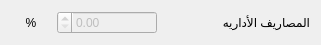
   <widget class="QWidget" name="horizontalLayoutWidget_2">
    <property name="geometry">
     <rect>
      <x>330</x>
      <y>260</y>
      <width>321</width>
      <height>31</height>
     </rect>
    </property>
    <layout class="QHBoxLayout" name="horizontalLayout_4">
     <item>
      <widget class="QLabel" name="label_3">
       <property name="maximumSize">
        <size>
         <width>40</width>
         <height>16777215</height>
        </size>
       </property>
       <property name="layoutDirection">
        <enum>Qt::RightToLeft</enum>
       </property>
       <property name="autoFillBackground">
        <bool>false</bool>
       </property>
       <property name="text">
        <string>%</string>
       </property>
       <property name="scaledContents">
        <bool>false</bool>
       </property>
       <property name="alignment">
        <set>Qt::AlignCenter</set>
       </property>
       <property name="margin">
        <number>0</number>
       </property>
       <property name="indent">
        <number>-1</number>
       </property>
      </widget>
     </item>
     <item>
      <widget class="QDoubleSpinBox" name="QDSpinBox_adminExpendses">
       <property name="enabled">
        <bool>false</bool>
       </property>
       <property name="maximumSize">
        <size>
         <width>100</width>
         <height>16777215</height>
        </size>
       </property>
       <property name="layoutDirection">
        <enum>Qt::RightToLeft</enum>
       </property>
       <property name="styleSheet">
        <string notr="true"/>
       </property>
       <property name="minimum">
        <double>0.000000000000000</double>
       </property>
       <property name="value">
        <double>0.000000000000000</double>
       </property>
      </widget>
     </item>
     <item>
      <widget class="QLabel" name="label_6">
       <property name="maximumSize">
        <size>
         <width>170</width>
         <height>16777215</height>
        </size>
       </property>
       <property name="layoutDirection">
        <enum>Qt::RightToLeft</enum>
       </property>
       <property name="text">
        <string>المصاريف الأداريه</string>
       </property>
       <property name="scaledContents">
        <bool>false</bool>
       </property>
       <property name="margin">
        <number>0</number>
       </property>
       <property name="indent">
        <number>-1</number>
       </property>
      </widget>
     </item>
    </layout>
   </widget>
